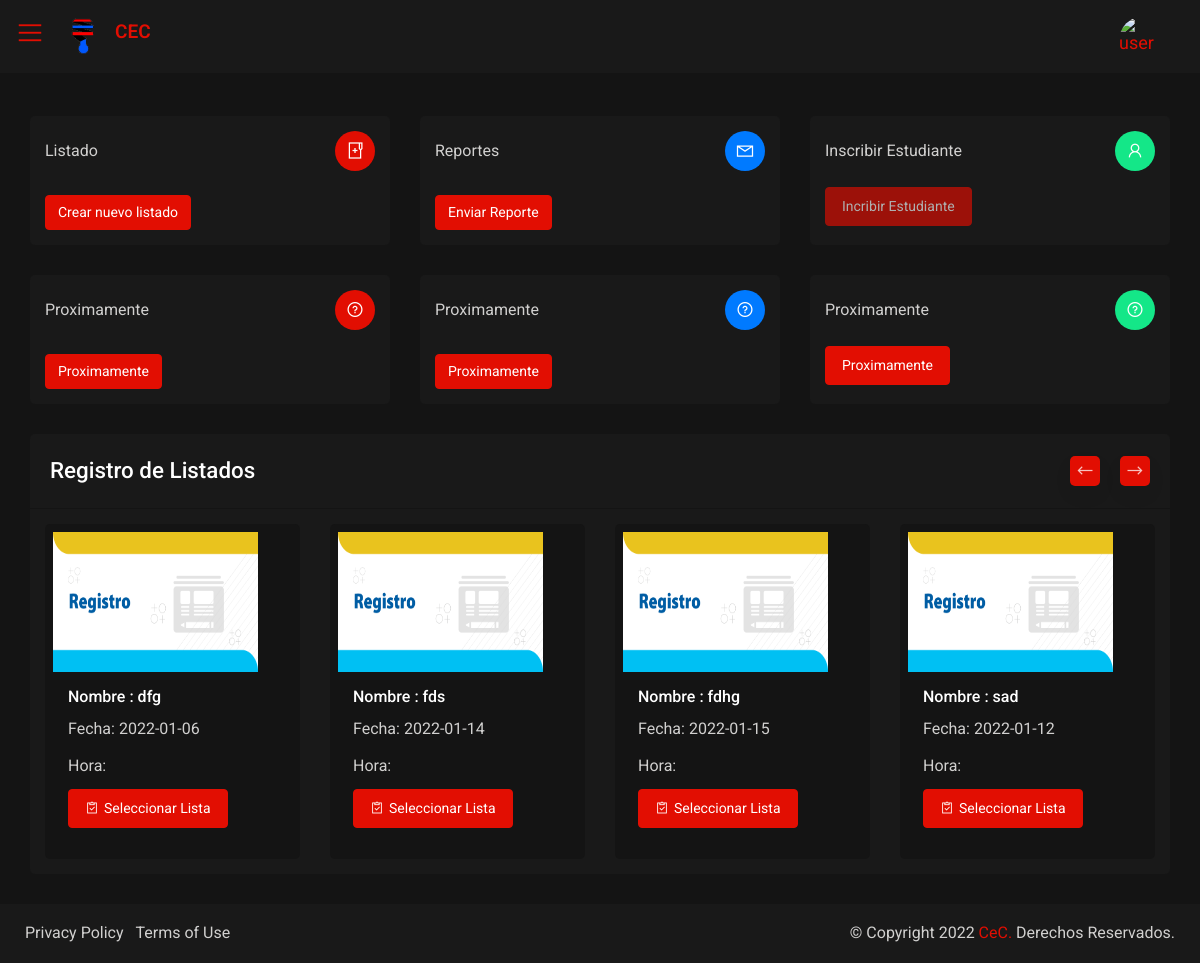
Before: /Administrador/dashboard/index.php (signed in) with the older database file.
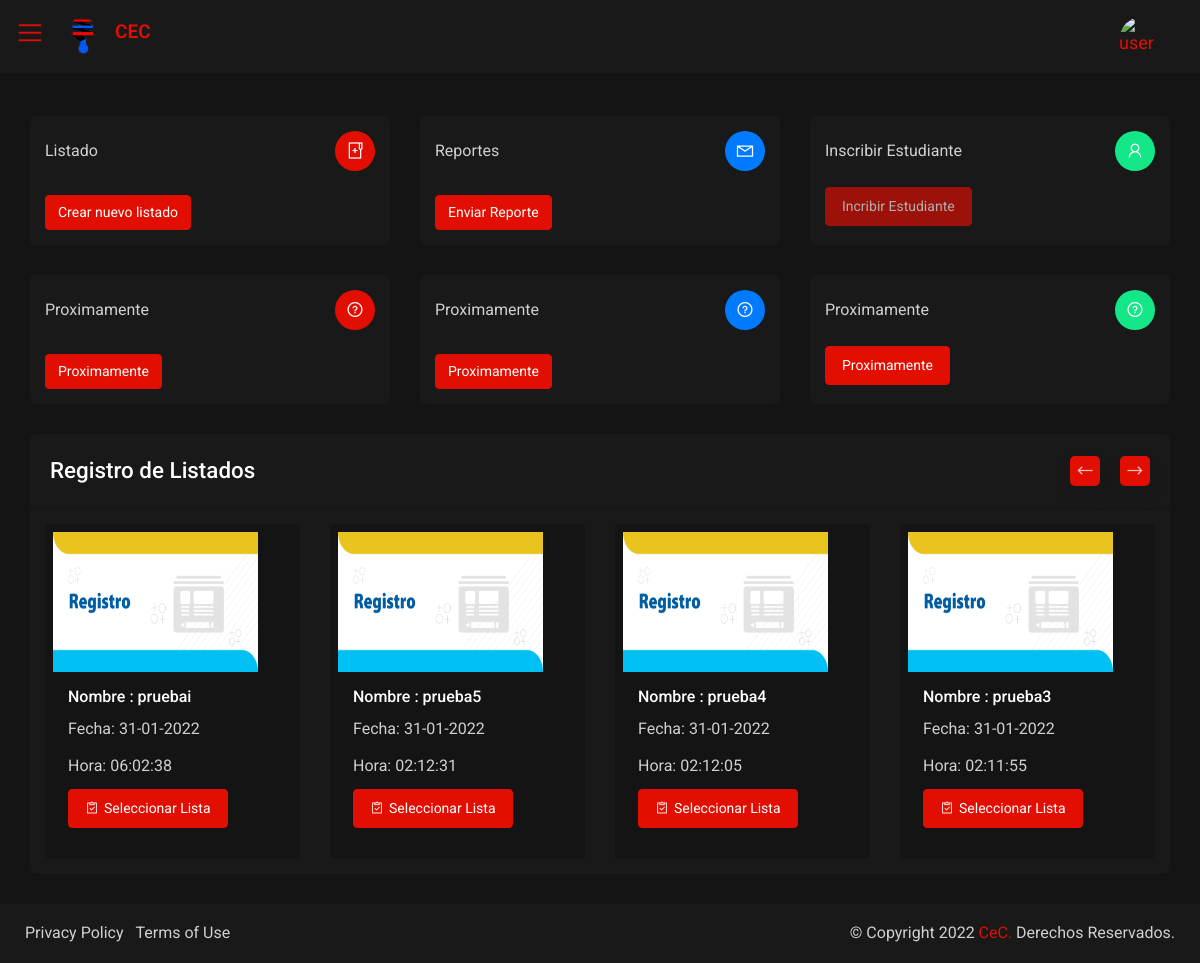
After: the same page with the newer database file.
### tables this page shows
CREATE TABLE `listado` (
  `ID` int(11) NOT NULL,
  `nombre` varchar(255) NOT NULL,
  `fecha` varchar(255) NOT NULL,
  `hora` varchar(255) NOT NULL
);

### Administrador/dashboard/index.php (the view, shortened to what the rows shown need)
<?php include 'Template/Cabecerar.php';?>
<?php
$sentenciaSQL = $conexion -> prepare("SELECT * FROM listado ORDER BY ID desc ");
$sentenciaSQL -> execute();
$listado = $sentenciaSQL -> fetchAll(PDO::FETCH_ASSOC);
?>
      <div id="content-page" class="content-page">
         <div class="container-fluid">
            <div class="row">
               <div class="col-lg-12">
                  <div class="iq-card">
                     <div class="iq-card-body">
                        <ul class="list-unstyled row top-rated-item mb-0">
                       <?php foreach($listado as $lis) { ?>
                           <li class="col-sm-6 col-lg-4 col-xl-7 iq-rated-box">
                              <div class="iq-card mb-0">
                                 <div class="iq-card-body p-2">
                                    <div class="iq-thumb">
                                       <a href="javascript:void(0)">
                                          <img src="../assets/images/Listado/Registro2.png" width="205" height="140" class="  img-border-radius" alt="">
                                       </a>
                                    </div>
                                    <div class="iq-feature-list">
                                       <h6 class="font-weight-600 mb-0">Nombre : <?php echo $lis['nombre']?></h6>
                                       <p class="mb-0 mt-2">Fecha: <?php echo $lis['fecha']?></p>
                                       <p class="mb-0 mt-2">Hora: <?php echo $lis['hora']?></p>
                                       <div class="d-flex align-items-center my-2 iq-ltr-direction">
                                       <form method="POST">
                                        <button type="submit" name="Accion" value="Seleccionar" class="btn  btn-primary btn-lg "><i class="las la-clipboard-check"></i>Seleccionar Lista</button>
                                       </form>
                                       </div>
                                    </div>
                                 </div>
                              </div>
                           </li>
                           <?php }  ?>
                        </ul>
                     </div>
                  </div>
               </div>
            </div>
         </div>
      </div>
   <?php include 'Template/Pie.php';?>

Changed rows visible on the page:
removed listado: nombre "dfg", fecha "2022-01-06"
removed listado: nombre "fds", fecha "2022-01-14"
removed listado: nombre "fdhg", fecha "2022-01-15"
removed listado: nombre "sad", fecha "2022-01-12"
added listado: nombre "pruebai", fecha "31-01-2022", hora "06:02:38"
added listado: nombre "prueba5", fecha "31-01-2022", hora "02:12:31"
added listado: nombre "prueba4", fecha "31-01-2022", hora "02:12:05"
added listado: nombre "prueba3", fecha "31-01-2022", hora "02:11:55"
